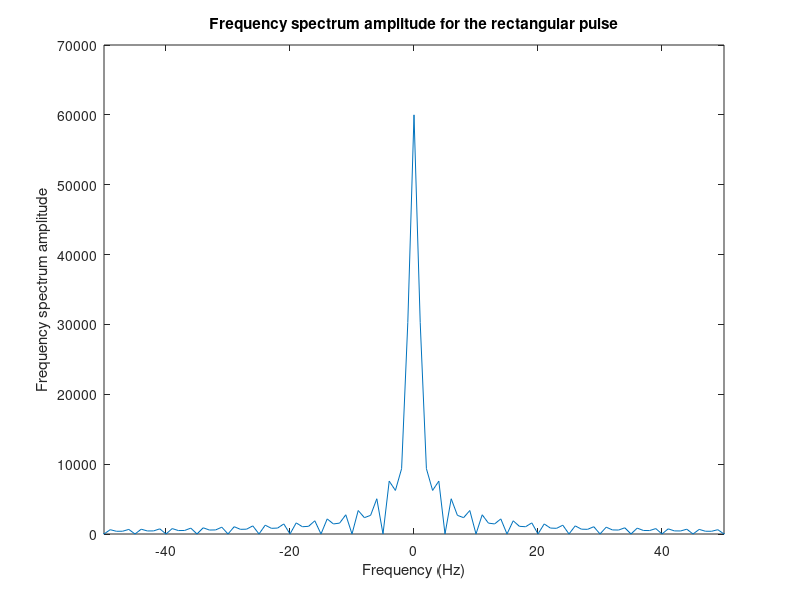

Reproduce this figure in MATLAB.
clear;clc % clear command history and all variables
T = 15; % tunable parameter for the signal width
dt=.001; % increment
t=[-(10+T):dt:(10+T)]; % range of the signal
x=sign(t+T)-sign(t-T); % generate the rectangular pulse signal
plot(t,x); % visualize the signal in time domain
title('Pulse signal'); % title of the plot
xlabel('Time (msec)'); % label x-axis
ylabel('Signal f(t)'); % label y-axis
axis([-(30+T) (30+T) 0 3]); % set display range of x- and y-axis
y=fftshift(fft(x)); % apply Fourier transform and move zero frequency component to the center
N=length(y); % measure frequency range
n=-(N-1)/2:(N-1)/2; % evenly divide frequency range around zero frequency
f=sqrt(y.*conj(y)); % calculate amplitude of the frequency signal
plot(n,f); % visualize the signal in time domain
title('Frequency spectrum amplitude for the rectangular pulse');
% set title of the plot
xlabel('Frequency (Hz)'); % label x-axis
ylabel('Frequency spectrum amplitude'); % label y-axis
axis([-50 50 0 70000]); % set display range of x- and y-axis